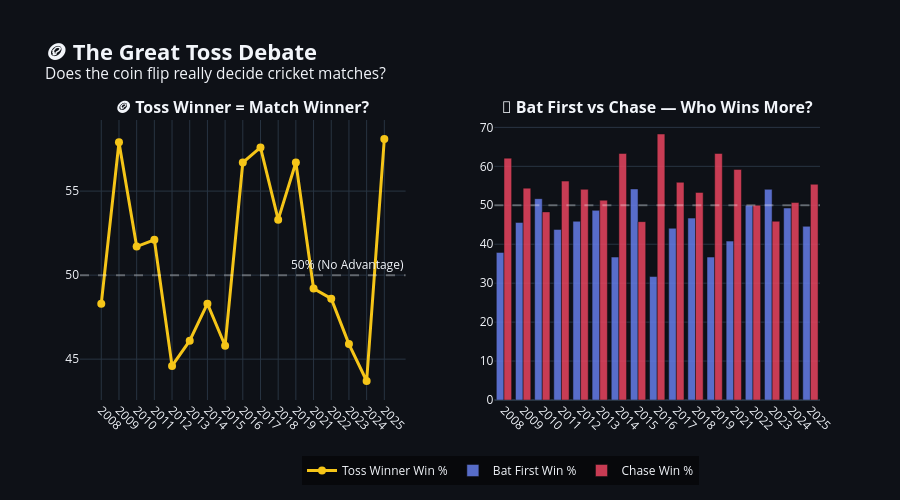

The cell this chart's notebook holds for it:
### Markdown cell above
---

## 🪙 Part 3: The Great Toss Debate — Myth or Reality?

> **Question:** Does winning the toss actually help? Has the advantage of batting first vs chasing changed over the years?

This is one of cricket's most debated topics. Captains routinely say "We'll have a bowl first." But does the data back up the chasing preference?

### Code cell
# ============================================================
# 🪙 Toss Winner = Match Winner?
# ============================================================

toss_analysis = matches[matches['winner'] != ''].copy()
toss_analysis['toss_winner_won'] = toss_analysis['toss_winner'] == toss_analysis['winner']

toss_by_season = toss_analysis.groupby('season').agg(
    total=('match_id', 'count'),
    toss_wins=('toss_winner_won', 'sum'),
).reset_index()
toss_by_season['season_int'] = toss_by_season['season'].astype(int)
toss_by_season = toss_by_season.sort_values('season_int')
toss_by_season['toss_win_pct'] = (toss_by_season['toss_wins'] / toss_by_season['total'] * 100).round(1)

# Batting first vs Chasing win rates
chase_analysis = matches[(matches['winner'] != '') & (matches['batting_first_team'] != '')].copy()
batting_first_wins = chase_analysis.groupby('season').agg(
    total=('match_id', 'count'),
    bat_first_wins=('batting_first_won', 'sum'),
).reset_index()
batting_first_wins['season_int'] = batting_first_wins['season'].astype(int)
batting_first_wins = batting_first_wins.sort_values('season_int')
batting_first_wins['bat_first_pct'] = (batting_first_wins['bat_first_wins'] / batting_first_wins['total'] * 100).round(1)
batting_first_wins['chase_pct'] = (100 - batting_first_wins['bat_first_pct']).round(1)

# Dual chart
fig = make_subplots(
    rows=1, cols=2,
    subplot_titles=[
        '<b>🪙 Toss Winner = Match Winner?</b>',
        '<b>🏏 Bat First vs Chase — Who Wins More?</b>'
    ],
    horizontal_spacing=0.12
)

# Toss advantage
fig.add_trace(
    go.Scatter(
        x=toss_by_season['season'],
        y=toss_by_season['toss_win_pct'],
        mode='lines+markers',
        line=dict(color='#f5c518', width=3),
        marker=dict(size=8, color='#f5c518'),
        name='Toss Winner Win %',
        showlegend=True,
    ),
    row=1, col=1
)
fig.add_hline(y=50, line_dash='dash', line_color='rgba(255,255,255,0.3)',
              annotation_text='50% (No Advantage)', row=1, col=1)

# Bat first vs Chase
fig.add_trace(
    go.Bar(
        x=batting_first_wins['season'],
        y=batting_first_wins['bat_first_pct'],
        name='Bat First Win %',
        marker_color='#667eea',
        opacity=0.85,
    ),
    row=1, col=2
)
fig.add_trace(
    go.Bar(
        x=batting_first_wins['season'],
        y=batting_first_wins['chase_pct'],
        name='Chase Win %',
        marker_color='#e94560',
        opacity=0.85,
    ),
    row=1, col=2
)
fig.add_hline(y=50, line_dash='dash', line_color='rgba(255,255,255,0.3)', row=1, col=2)

fig.update_layout(
    title=dict(
        text='<b>🪙 The Great Toss Debate</b><br><sup>Does the coin flip really decide cricket matches?</sup>',
        font=dict(size=22),
    ),
    template='plotly_dark',
    paper_bgcolor='#0e1117',
    plot_bgcolor='#0e1117',
    height=500,
    barmode='group',
    legend=dict(x=0.3, y=-0.2, orientation='h', bgcolor='rgba(0,0,0,0.5)'),
    margin=dict(t=120, b=100),
)
fig.update_xaxes(tickangle=45)
fig.show()

### Figure 1 — Plotly figure (JSON) as saved in the notebook; plotly's stock layout.template omitted (floating-point values rounded to 4 significant figures)
{"data": [{"line": {"color": "#f5c518", "width": 3}, "marker": {"color": "#f5c518", "size": 8}, "mode": "lines+markers", "name": "Toss Winner Win %", "showlegend": true, "type": "scatter", "x": ["2008", "2009", "2010", "2011", "2012", "2013", "2014", "2015", "2016", "2017", "2018", "2019", "2021", "2022", "2023", "2024", "2025"], "xaxis": "x", "y": [48.3, 57.9, 51.7, 52.1, 44.6, 46.1, 48.3, 45.8, 56.7, 57.6, 53.3, 56.7, 49.2, 48.6, 45.9, 43.7, 58.1], "yaxis": "y"}, {"marker": {"color": "#667eea"}, "name": "Bat First Win %", "opacity": 0.85, "type": "bar", "x": ["2008", "2009", "2010", "2011", "2012", "2013", "2014", "2015", "2016", "2017", "2018", "2019", "2021", "2022", "2023", "2024", "2025"], "xaxis": "x2", "y": [37.9, 45.6, 51.7, 43.8, 45.9, 48.7, 36.7, 54.2, 31.7, 44.1, 46.7, 36.7, 40.8, 50.0, 54.1, 49.3, 44.6], "yaxis": "y2"}, {"marker": {"color": "#e94560"}, "name": "Chase Win %", "opacity": 0.85, "type": "bar", "x": ["2008", "2009", "2010", "2011", "2012", "2013", "2014", "2015", "2016", "2017", "2018", "2019", "2021", "2022", "2023", "2024", "2025"], "xaxis": "x2", "y": [62.1, 54.4, 48.3, 56.2, 54.1, 51.3, 63.3, 45.8, 68.3, 55.9, 53.3, 63.3, 59.2, 50.0, 45.9, 50.7, 55.4], "yaxis": "y2"}], "layout": {"annotations": [{"font": {"size": 16}, "showarrow": false, "text": "<b>🪙 Toss Winner = Match Winner?</b>", "x": 0.22, "xanchor": "center", "xref": "paper", "y": 1, "yanchor": "bottom", "yref": "paper"}, {"font": {"size": 16}, "showarrow": false, "text": "<b>🏏 Bat First vs Chase — Who Wins More?</b>", "x": 0.78, "xanchor": "center", "xref": "paper", "y": 1, "yanchor": "bottom", "yref": "paper"}, {"showarrow": false, "text": "50% (No Advantage)", "x": 1, "xanchor": "right", "xref": "x domain", "y": 50, "yanchor": "bottom", "yref": "y"}], "barmode": "group", "height": 500, "legend": {"bgcolor": "rgba(0,0,0,0.5)", "orientation": "h", "x": 0.3, "y": -0.2}, "margin": {"b": 100, "t": 120}, "paper_bgcolor": "#0e1117", "plot_bgcolor": "#0e1117", "shapes": [{"line": {"color": "rgba(255,255,255,0.3)", "dash": "dash"}, "type": "line", "x0": 0, "x1": 1, "xref": "x domain", "y0": 50, "y1": 50, "yref": "y"}, {"line": {"color": "rgba(255,255,255,0.3)", "dash": "dash"}, "type": "line", "x0": 0, "x1": 1, "xref": "x2 domain", "y0": 50, "y1": 50, "yref": "y2"}], "title": {"font": {"size": 22}, "text": "<b>🪙 The Great Toss Debate</b><br><sup>Does the coin flip really decide cricket matches?</sup>"}, "xaxis": {"anchor": "y", "domain": [0, 0.44], "tickangle": 45}, "xaxis2": {"anchor": "y2", "domain": [0.56, 1], "tickangle": 45}, "yaxis": {"anchor": "x", "domain": [0, 1]}, "yaxis2": {"anchor": "x2", "domain": [0, 1]}}}
